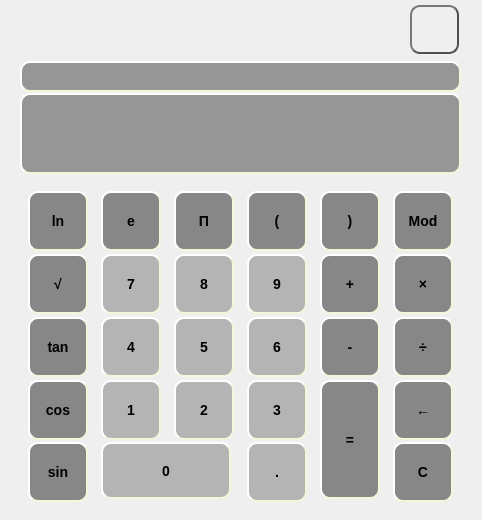
<?xml version="1.0" encoding="UTF-8"?>
<ui version="4.0">
 <class>Widget</class>
 <widget class="QWidget" name="Widget">
  <property name="geometry">
   <rect>
    <x>0</x>
    <y>0</y>
    <width>482</width>
    <height>520</height>
   </rect>
  </property>
  <property name="minimumSize">
   <size>
    <width>482</width>
    <height>520</height>
   </size>
  </property>
  <property name="maximumSize">
   <size>
    <width>482</width>
    <height>520</height>
   </size>
  </property>
  <property name="focusPolicy">
   <enum>Qt::NoFocus</enum>
  </property>
  <property name="windowTitle">
   <string>Widget</string>
  </property>
  <property name="styleSheet">
   <string notr="true"/>
  </property>
  <widget class="QWidget" name="layoutWidget">
   <property name="geometry">
    <rect>
     <x>10</x>
     <y>180</y>
     <width>464</width>
     <height>330</height>
    </rect>
   </property>
   <layout class="QGridLayout" name="gridLayout_2">
    <item row="3" column="2">
     <widget class="QPushButton" name="Button_5">
      <property name="minimumSize">
       <size>
        <width>60</width>
        <height>60</height>
       </size>
      </property>
      <property name="maximumSize">
       <size>
        <width>60</width>
        <height>60</height>
       </size>
      </property>
      <property name="font">
       <font>
        <pointsize>-1</pointsize>
        <weight>75</weight>
        <italic>false</italic>
        <bold>true</bold>
       </font>
      </property>
      <property name="styleSheet">
       <string notr="true"> border-style: outset;
	border-width: 2px;
    border-radius: 10px;
    border-color: beige;
    font: bold 14px;
    padding: 6px;
background-color: rgb(180, 180, 180);</string>
      </property>
      <property name="text">
       <string>5</string>
      </property>
     </widget>
    </item>
    <item row="2" column="2">
     <widget class="QPushButton" name="Button_8">
      <property name="minimumSize">
       <size>
        <width>60</width>
        <height>60</height>
       </size>
      </property>
      <property name="maximumSize">
       <size>
        <width>60</width>
        <height>60</height>
       </size>
      </property>
      <property name="font">
       <font>
        <pointsize>-1</pointsize>
        <weight>75</weight>
        <italic>false</italic>
        <bold>true</bold>
       </font>
      </property>
      <property name="styleSheet">
       <string notr="true"> border-style: outset;
	border-width: 2px;
    border-radius: 10px;
    border-color: beige;
    font: bold 14px;
    padding: 6px;
background-color: rgb(180, 180, 180);</string>
      </property>
      <property name="text">
       <string>8</string>
      </property>
     </widget>
    </item>
    <item row="2" column="4">
     <widget class="QPushButton" name="Button_add">
      <property name="minimumSize">
       <size>
        <width>60</width>
        <height>60</height>
       </size>
      </property>
      <property name="maximumSize">
       <size>
        <width>60</width>
        <height>60</height>
       </size>
      </property>
      <property name="styleSheet">
       <string notr="true"> border-style: outset;
	border-width: 2px;
    border-radius: 10px;
    border-color: beige;
    font: bold 14px;
    padding: 6px;
background-color: rgb(135, 135, 135);</string>
      </property>
      <property name="text">
       <string>+</string>
      </property>
     </widget>
    </item>
    <item row="5" column="5">
     <widget class="QPushButton" name="Button_clear">
      <property name="minimumSize">
       <size>
        <width>60</width>
        <height>60</height>
       </size>
      </property>
      <property name="maximumSize">
       <size>
        <width>60</width>
        <height>60</height>
       </size>
      </property>
      <property name="styleSheet">
       <string notr="true"> border-style: outset;
	border-width: 2px;
    border-radius: 10px;
    border-color: beige;
    font: bold 14px;
    padding: 6px;
background-color: rgb(135, 135, 135);</string>
      </property>
      <property name="text">
       <string>C</string>
      </property>
     </widget>
    </item>
    <item row="2" column="1">
     <widget class="QPushButton" name="Button_7">
      <property name="minimumSize">
       <size>
        <width>60</width>
        <height>60</height>
       </size>
      </property>
      <property name="maximumSize">
       <size>
        <width>60</width>
        <height>60</height>
       </size>
      </property>
      <property name="autoFillBackground">
       <bool>false</bool>
      </property>
      <property name="styleSheet">
       <string notr="true"> border-style: outset;
	border-width: 2px;
    border-radius: 10px;
    border-color: beige;
    font: bold 14px;
    padding: 6px;
background-color: rgb(180, 180, 180);</string>
      </property>
      <property name="text">
       <string>7</string>
      </property>
      <property name="autoRepeat">
       <bool>false</bool>
      </property>
      <property name="autoDefault">
       <bool>false</bool>
      </property>
      <property name="default">
       <bool>false</bool>
      </property>
      <property name="flat">
       <bool>false</bool>
      </property>
     </widget>
    </item>
    <item row="4" column="5">
     <widget class="QPushButton" name="Button_back">
      <property name="minimumSize">
       <size>
        <width>60</width>
        <height>60</height>
       </size>
      </property>
      <property name="maximumSize">
       <size>
        <width>60</width>
        <height>60</height>
       </size>
      </property>
      <property name="styleSheet">
       <string notr="true"> border-style: outset;
	border-width: 2px;
    border-radius: 10px;
    border-color: beige;
    font: bold 14px;
    padding: 6px;
background-color: rgb(135, 135, 135);</string>
      </property>
      <property name="text">
       <string>←</string>
      </property>
     </widget>
    </item>
    <item row="2" column="3">
     <widget class="QPushButton" name="Button_9">
      <property name="minimumSize">
       <size>
        <width>60</width>
        <height>60</height>
       </size>
      </property>
      <property name="maximumSize">
       <size>
        <width>60</width>
        <height>60</height>
       </size>
      </property>
      <property name="font">
       <font>
        <pointsize>-1</pointsize>
        <weight>75</weight>
        <italic>false</italic>
        <bold>true</bold>
       </font>
      </property>
      <property name="styleSheet">
       <string notr="true"> border-style: outset;
	border-width: 2px;
    border-radius: 10px;
    border-color: beige;
    font: bold 14px;
    padding: 6px;
background-color: rgb(180, 180, 180);</string>
      </property>
      <property name="text">
       <string>9</string>
      </property>
     </widget>
    </item>
    <item row="3" column="1">
     <widget class="QPushButton" name="Button_4">
      <property name="minimumSize">
       <size>
        <width>60</width>
        <height>60</height>
       </size>
      </property>
      <property name="maximumSize">
       <size>
        <width>60</width>
        <height>60</height>
       </size>
      </property>
      <property name="styleSheet">
       <string notr="true"> border-style: outset;
	border-width: 2px;
    border-radius: 10px;
    border-color: beige;
    font: bold 14px;
    padding: 6px;
background-color: rgb(180, 180, 180);</string>
      </property>
      <property name="text">
       <string>4</string>
      </property>
     </widget>
    </item>
    <item row="3" column="5">
     <widget class="QPushButton" name="Button_divide">
      <property name="minimumSize">
       <size>
        <width>60</width>
        <height>60</height>
       </size>
      </property>
      <property name="maximumSize">
       <size>
        <width>60</width>
        <height>60</height>
       </size>
      </property>
      <property name="styleSheet">
       <string notr="true"> border-style: outset;
	border-width: 2px;
    border-radius: 10px;
    border-color: beige;
    font: bold 14px;
    padding: 6px;
background-color: rgb(135, 135, 135);</string>
      </property>
      <property name="text">
       <string>÷</string>
      </property>
     </widget>
    </item>
    <item row="3" column="3">
     <widget class="QPushButton" name="Button_6">
      <property name="minimumSize">
       <size>
        <width>60</width>
        <height>60</height>
       </size>
      </property>
      <property name="maximumSize">
       <size>
        <width>60</width>
        <height>60</height>
       </size>
      </property>
      <property name="font">
       <font>
        <pointsize>-1</pointsize>
        <weight>75</weight>
        <italic>false</italic>
        <bold>true</bold>
       </font>
      </property>
      <property name="styleSheet">
       <string notr="true"> border-style: outset;
	border-width: 2px;
    border-radius: 10px;
    border-color: beige;
    font: bold 14px;
    padding: 6px;
background-color: rgb(180, 180, 180);</string>
      </property>
      <property name="text">
       <string>6</string>
      </property>
     </widget>
    </item>
    <item row="4" column="2">
     <widget class="QPushButton" name="Button_2">
      <property name="minimumSize">
       <size>
        <width>60</width>
        <height>60</height>
       </size>
      </property>
      <property name="maximumSize">
       <size>
        <width>60</width>
        <height>60</height>
       </size>
      </property>
      <property name="styleSheet">
       <string notr="true"> border-style: outset;
	border-width: 2px;
    border-radius: 10px;
    border-color: beige;
    font: bold 14px;
    padding: 6px;
background-color: rgb(180, 180, 180);</string>
      </property>
      <property name="text">
       <string>2</string>
      </property>
     </widget>
    </item>
    <item row="4" column="1">
     <widget class="QPushButton" name="Button_1">
      <property name="minimumSize">
       <size>
        <width>60</width>
        <height>60</height>
       </size>
      </property>
      <property name="maximumSize">
       <size>
        <width>60</width>
        <height>60</height>
       </size>
      </property>
      <property name="styleSheet">
       <string notr="true"> border-style: outset;
	border-width: 2px;
    border-radius: 10px;
    border-color: beige;
    font: bold 14px;
    padding: 6px;
background-color: rgb(180, 180, 180);</string>
      </property>
      <property name="text">
       <string>1</string>
      </property>
     </widget>
    </item>
    <item row="5" column="3">
     <widget class="QPushButton" name="Button_point">
      <property name="minimumSize">
       <size>
        <width>60</width>
        <height>60</height>
       </size>
      </property>
      <property name="maximumSize">
       <size>
        <width>60</width>
        <height>60</height>
       </size>
      </property>
      <property name="styleSheet">
       <string notr="true"> border-style: outset;
	border-width: 2px;
    border-radius: 10px;
    border-color: beige;
    font: bold 14px;
    padding: 6px;
background-color: rgb(180, 180, 180);</string>
      </property>
      <property name="text">
       <string>.</string>
      </property>
     </widget>
    </item>
    <item row="4" column="4" rowspan="2">
     <widget class="QPushButton" name="Button_equal">
      <property name="minimumSize">
       <size>
        <width>50</width>
        <height>50</height>
       </size>
      </property>
      <property name="maximumSize">
       <size>
        <width>60</width>
        <height>130</height>
       </size>
      </property>
      <property name="styleSheet">
       <string notr="true"> border-style: outset;
	border-width: 2px;
    border-radius: 10px;
    border-color: beige;
    font: bold 14px;
    padding: 6px;
background-color: rgb(135, 135, 135);</string>
      </property>
      <property name="text">
       <string>=</string>
      </property>
     </widget>
    </item>
    <item row="5" column="1" colspan="2">
     <widget class="QPushButton" name="Button_0">
      <property name="minimumSize">
       <size>
        <width>50</width>
        <height>50</height>
       </size>
      </property>
      <property name="maximumSize">
       <size>
        <width>130</width>
        <height>60</height>
       </size>
      </property>
      <property name="styleSheet">
       <string notr="true"> border-style: outset;
	border-width: 2px;
    border-radius: 10px;
    border-color: beige;
    font: bold 14px;
    padding: 6px;
background-color: rgb(180, 180, 180);</string>
      </property>
      <property name="text">
       <string>0</string>
      </property>
     </widget>
    </item>
    <item row="2" column="5">
     <widget class="QPushButton" name="Button_multiply">
      <property name="minimumSize">
       <size>
        <width>60</width>
        <height>60</height>
       </size>
      </property>
      <property name="maximumSize">
       <size>
        <width>60</width>
        <height>60</height>
       </size>
      </property>
      <property name="styleSheet">
       <string notr="true"> border-style: outset;
	border-width: 2px;
    border-radius: 10px;
    border-color: beige;
    font: bold 14px;
    padding: 6px;
background-color: rgb(135, 135, 135);</string>
      </property>
      <property name="text">
       <string>×</string>
      </property>
     </widget>
    </item>
    <item row="4" column="3">
     <widget class="QPushButton" name="Button_3">
      <property name="minimumSize">
       <size>
        <width>60</width>
        <height>60</height>
       </size>
      </property>
      <property name="maximumSize">
       <size>
        <width>60</width>
        <height>60</height>
       </size>
      </property>
      <property name="styleSheet">
       <string notr="true"> border-style: outset;
	border-width: 2px;
    border-radius: 10px;
    border-color: beige;
    font: bold 14px;
    padding: 6px;
background-color: rgb(180, 180, 180);</string>
      </property>
      <property name="text">
       <string>3</string>
      </property>
     </widget>
    </item>
    <item row="0" column="5">
     <widget class="QPushButton" name="Button_mod">
      <property name="minimumSize">
       <size>
        <width>60</width>
        <height>60</height>
       </size>
      </property>
      <property name="maximumSize">
       <size>
        <width>60</width>
        <height>60</height>
       </size>
      </property>
      <property name="styleSheet">
       <string notr="true"> border-style: outset;
	border-width: 2px;
    border-radius: 10px;
    border-color: beige;
    font: bold 14px;
    padding: 6px;
background-color: rgb(135, 135, 135);</string>
      </property>
      <property name="text">
       <string>Mod</string>
      </property>
     </widget>
    </item>
    <item row="0" column="2">
     <widget class="QPushButton" name="Button_PI">
      <property name="minimumSize">
       <size>
        <width>60</width>
        <height>60</height>
       </size>
      </property>
      <property name="maximumSize">
       <size>
        <width>60</width>
        <height>60</height>
       </size>
      </property>
      <property name="styleSheet">
       <string notr="true"> border-style: outset;
	border-width: 2px;
    border-radius: 10px;
    border-color: beige;
    font: bold 14px;
    padding: 6px;
background-color: rgb(135, 135, 135);</string>
      </property>
      <property name="text">
       <string>Π</string>
      </property>
     </widget>
    </item>
    <item row="0" column="1">
     <widget class="QPushButton" name="Button_e">
      <property name="minimumSize">
       <size>
        <width>60</width>
        <height>60</height>
       </size>
      </property>
      <property name="maximumSize">
       <size>
        <width>60</width>
        <height>60</height>
       </size>
      </property>
      <property name="styleSheet">
       <string notr="true"> border-style: outset;
	border-width: 2px;
    border-radius: 10px;
    border-color: beige;
    font: bold 14px;
    padding: 6px;
background-color: rgb(135, 135, 135);</string>
      </property>
      <property name="text">
       <string>e</string>
      </property>
     </widget>
    </item>
    <item row="3" column="4">
     <widget class="QPushButton" name="Button_subtract">
      <property name="minimumSize">
       <size>
        <width>60</width>
        <height>60</height>
       </size>
      </property>
      <property name="maximumSize">
       <size>
        <width>60</width>
        <height>60</height>
       </size>
      </property>
      <property name="styleSheet">
       <string notr="true"> border-style: outset;
	border-width: 2px;
    border-radius: 10px;
    border-color: beige;
    font: bold 14px;
    padding: 6px;
background-color: rgb(135, 135, 135);</string>
      </property>
      <property name="text">
       <string>-</string>
      </property>
     </widget>
    </item>
    <item row="0" column="3">
     <widget class="QPushButton" name="Button_left">
      <property name="minimumSize">
       <size>
        <width>60</width>
        <height>60</height>
       </size>
      </property>
      <property name="maximumSize">
       <size>
        <width>60</width>
        <height>60</height>
       </size>
      </property>
      <property name="styleSheet">
       <string notr="true"> border-style: outset;
	border-width: 2px;
    border-radius: 10px;
    border-color: beige;
    font: bold 14px;
    padding: 6px;
background-color: rgb(135, 135, 135);</string>
      </property>
      <property name="text">
       <string>(</string>
      </property>
     </widget>
    </item>
    <item row="0" column="4">
     <widget class="QPushButton" name="Button_right">
      <property name="minimumSize">
       <size>
        <width>60</width>
        <height>60</height>
       </size>
      </property>
      <property name="maximumSize">
       <size>
        <width>60</width>
        <height>60</height>
       </size>
      </property>
      <property name="styleSheet">
       <string notr="true"> border-style: outset;
	border-width: 2px;
    border-radius: 10px;
    border-color: beige;
    font: bold 14px;
    padding: 6px;
background-color: rgb(135, 135, 135);</string>
      </property>
      <property name="text">
       <string>)</string>
      </property>
     </widget>
    </item>
    <item row="2" column="0">
     <widget class="QPushButton" name="Button_genhao">
      <property name="minimumSize">
       <size>
        <width>60</width>
        <height>60</height>
       </size>
      </property>
      <property name="maximumSize">
       <size>
        <width>60</width>
        <height>60</height>
       </size>
      </property>
      <property name="styleSheet">
       <string notr="true"> border-style: outset;
	border-width: 2px;
    border-radius: 10px;
    border-color: beige;
    font: bold 14px;
    padding: 6px;
background-color: rgb(135, 135, 135);</string>
      </property>
      <property name="text">
       <string>√</string>
      </property>
     </widget>
    </item>
    <item row="3" column="0">
     <widget class="QPushButton" name="Button_tan">
      <property name="minimumSize">
       <size>
        <width>60</width>
        <height>60</height>
       </size>
      </property>
      <property name="maximumSize">
       <size>
        <width>60</width>
        <height>60</height>
       </size>
      </property>
      <property name="styleSheet">
       <string notr="true"> border-style: outset;
	border-width: 2px;
    border-radius: 10px;
    border-color: beige;
    font: bold 14px;
    padding: 6px;
background-color: rgb(135, 135, 135);</string>
      </property>
      <property name="text">
       <string>tan</string>
      </property>
     </widget>
    </item>
    <item row="4" column="0">
     <widget class="QPushButton" name="Button_cos">
      <property name="minimumSize">
       <size>
        <width>60</width>
        <height>60</height>
       </size>
      </property>
      <property name="maximumSize">
       <size>
        <width>60</width>
        <height>60</height>
       </size>
      </property>
      <property name="styleSheet">
       <string notr="true"> border-style: outset;
	border-width: 2px;
    border-radius: 10px;
    border-color: beige;
    font: bold 14px;
    padding: 6px;
background-color: rgb(135, 135, 135);</string>
      </property>
      <property name="text">
       <string>cos</string>
      </property>
     </widget>
    </item>
    <item row="5" column="0">
     <widget class="QPushButton" name="Button_sin">
      <property name="minimumSize">
       <size>
        <width>60</width>
        <height>60</height>
       </size>
      </property>
      <property name="maximumSize">
       <size>
        <width>60</width>
        <height>60</height>
       </size>
      </property>
      <property name="styleSheet">
       <string notr="true"> border-style: outset;
	border-width: 2px;
    border-radius: 10px;
    border-color: beige;
    font: bold 14px;
    padding: 6px;
background-color: rgb(135, 135, 135);</string>
      </property>
      <property name="text">
       <string>sin</string>
      </property>
     </widget>
    </item>
    <item row="0" column="0">
     <widget class="QPushButton" name="Button_log">
      <property name="minimumSize">
       <size>
        <width>60</width>
        <height>60</height>
       </size>
      </property>
      <property name="maximumSize">
       <size>
        <width>60</width>
        <height>60</height>
       </size>
      </property>
      <property name="styleSheet">
       <string notr="true"> border-style: outset;
	border-width: 2px;
    border-radius: 10px;
    border-color: beige;
    font: bold 14px;
    padding: 6px;
background-color: rgb(135, 135, 135);</string>
      </property>
      <property name="text">
       <string>ln</string>
      </property>
     </widget>
    </item>
   </layout>
  </widget>
  <widget class="QPushButton" name="Button_history">
   <property name="geometry">
    <rect>
     <x>410</x>
     <y>5</y>
     <width>49</width>
     <height>49</height>
    </rect>
   </property>
   <property name="styleSheet">
    <string notr="true"> border-style: outset;
	border-width: 2px;
    border-radius: 10px;
    border-color:  rgb(80, 80,80);
</string>
   </property>
   <property name="text">
    <string/>
   </property>
   <property name="flat">
    <bool>true</bool>
   </property>
  </widget>
  <widget class="QLineEdit" name="Screen">
   <property name="geometry">
    <rect>
     <x>20</x>
     <y>93</y>
     <width>441</width>
     <height>81</height>
    </rect>
   </property>
   <property name="font">
    <font>
     <family>Lucida Fax</family>
     <pointsize>16</pointsize>
     <italic>true</italic>
    </font>
   </property>
   <property name="styleSheet">
    <string notr="true"> border-style: outset;
	border-width: 2px;
    border-radius: 10px;
    border-color: beige;
    padding: 6px;
background-color: rgb(150, 150, 150);</string>
   </property>
   <property name="alignment">
    <set>Qt::AlignRight|Qt::AlignTrailing|Qt::AlignVCenter</set>
   </property>
   <property name="readOnly">
    <bool>true</bool>
   </property>
  </widget>
  <widget class="QLabel" name="Label">
   <property name="geometry">
    <rect>
     <x>20</x>
     <y>61</y>
     <width>441</width>
     <height>31</height>
    </rect>
   </property>
   <property name="font">
    <font>
     <weight>75</weight>
     <italic>false</italic>
     <bold>true</bold>
    </font>
   </property>
   <property name="styleSheet">
    <string notr="true"> border-style: outset;
	border-width: 2px;
    border-radius: 10px;
    border-color: beige;
    padding: 6px;
background-color: rgb(150, 150, 150);</string>
   </property>
   <property name="text">
    <string/>
   </property>
   <property name="alignment">
    <set>Qt::AlignRight|Qt::AlignTrailing|Qt::AlignVCenter</set>
   </property>
  </widget>
 </widget>
 <layoutdefault spacing="6" margin="11"/>
 <resources/>
 <connections/>
</ui>
